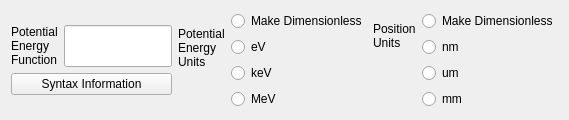
             <widget class="QWidget" name="potentialenergy">
              <attribute name="title">
               <string>Potential Energy</string>
              </attribute>
              <layout class="QHBoxLayout" name="horizontalLayout_4">
               <item>
                <layout class="QFormLayout" name="formLayout_2">
                 <property name="formAlignment">
                  <set>Qt::AlignmentFlag::AlignLeading|Qt::AlignmentFlag::AlignLeft|Qt::AlignmentFlag::AlignVCenter</set>
                 </property>
                 <item row="0" column="0">
                  <widget class="QLabel" name="label_8">
                   <property name="text">
                    <string>Potential
Energy
Function</string>
                   </property>
                  </widget>
                 </item>
                 <item row="0" column="1">
                  <widget class="QLineEdit" name="lineEdit">
                   <property name="sizePolicy">
                    <sizepolicy hsizetype="Expanding" vsizetype="Preferred">
                     <horstretch>0</horstretch>
                     <verstretch>0</verstretch>
                    </sizepolicy>
                   </property>
                  </widget>
                 </item>
                 <item row="1" column="0" colspan="2">
                  <widget class="QPushButton" name="pushButton_3">
                   <property name="text">
                    <string>Syntax Information</string>
                   </property>
                  </widget>
                 </item>
                </layout>
               </item>
               <item>
                <layout class="QFormLayout" name="formLayout_5">
                 <property name="formAlignment">
                  <set>Qt::AlignmentFlag::AlignLeading|Qt::AlignmentFlag::AlignLeft|Qt::AlignmentFlag::AlignVCenter</set>
                 </property>
                 <item row="0" column="0">
                  <widget class="QLabel" name="label_9">
                   <property name="text">
                    <string>Potential
Energy
Units</string>
                   </property>
                  </widget>
                 </item>
                 <item row="0" column="1">
                  <layout class="QVBoxLayout" name="verticalLayout_11">
                   <item>
                    <widget class="QRadioButton" name="radioButton">
                     <property name="text">
                      <string>Make Dimensionless</string>
                     </property>
                    </widget>
                   </item>
                   <item>
                    <widget class="QRadioButton" name="radioButton_2">
                     <property name="text">
                      <string>eV</string>
                     </property>
                    </widget>
                   </item>
                   <item>
                    <widget class="QRadioButton" name="radioButton_3">
                     <property name="text">
                      <string>keV</string>
                     </property>
                    </widget>
                   </item>
                   <item>
                    <widget class="QRadioButton" name="radioButton_4">
                     <property name="text">
                      <string>MeV</string>
                     </property>
                    </widget>
                   </item>
                  </layout>
                 </item>
                </layout>
               </item>
               <item>
                <layout class="QFormLayout" name="formLayout_6">
                 <property name="formAlignment">
                  <set>Qt::AlignmentFlag::AlignLeading|Qt::AlignmentFlag::AlignLeft|Qt::AlignmentFlag::AlignVCenter</set>
                 </property>
                 <item row="0" column="0">
                  <widget class="QLabel" name="label_12">
                   <property name="text">
                    <string>Position
Units</string>
                   </property>
                  </widget>
                 </item>
                 <item row="0" column="1">
                  <layout class="QVBoxLayout" name="verticalLayout_12">
                   <item>
                    <widget class="QRadioButton" name="radioButton_5">
                     <property name="text">
                      <string>Make Dimensionless</string>
                     </property>
                    </widget>
                   </item>
                   <item>
                    <widget class="QRadioButton" name="radioButton_6">
                     <property name="text">
                      <string>nm</string>
                     </property>
                    </widget>
                   </item>
                   <item>
                    <widget class="QRadioButton" name="radioButton_7">
                     <property name="text">
                      <string>um</string>
                     </property>
                    </widget>
                   </item>
                   <item>
                    <widget class="QRadioButton" name="radioButton_8">
                     <property name="text">
                      <string>mm</string>
                     </property>
                    </widget>
                   </item>
                  </layout>
                 </item>
                </layout>
               </item>
              </layout>
             </widget>
